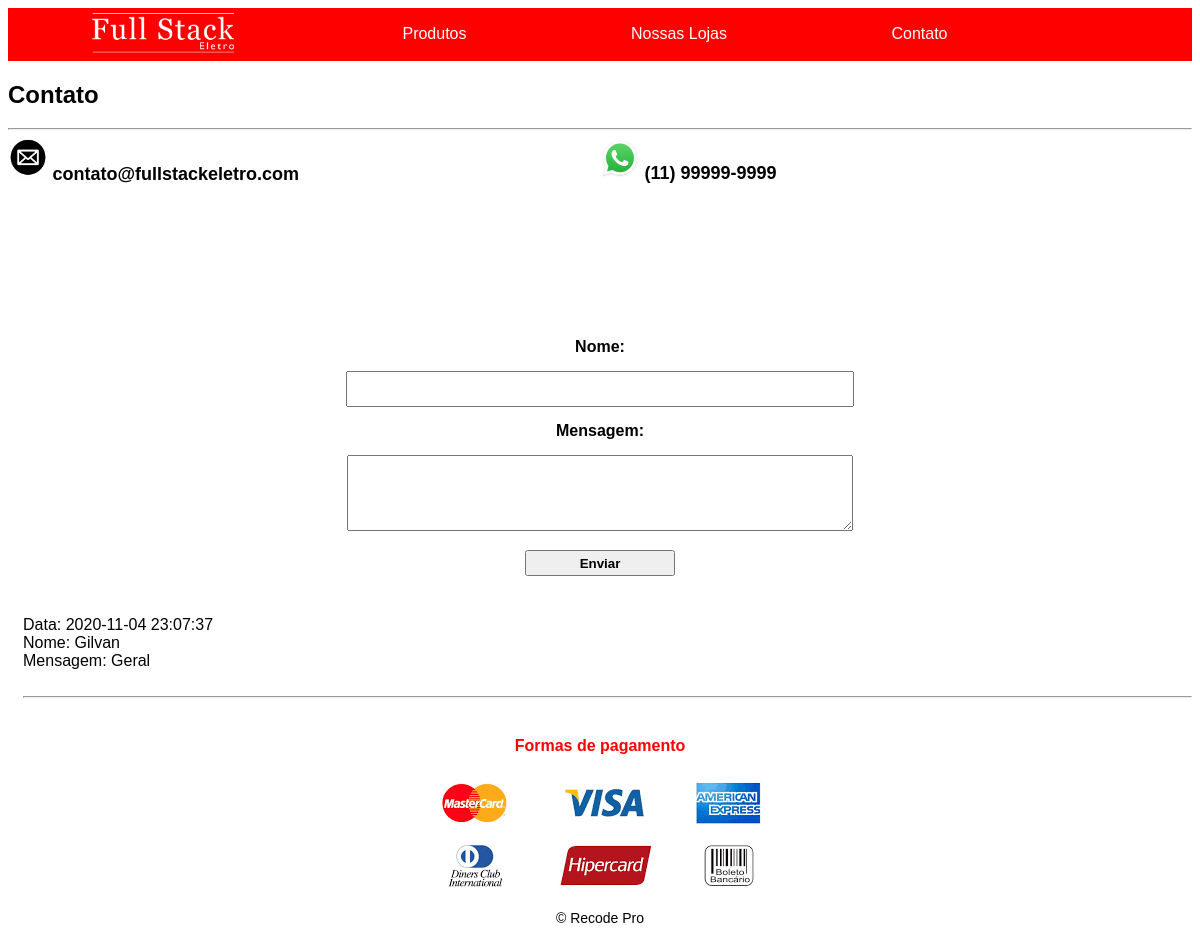
The app's page /contato.php with its own data.
### tables this page shows
CREATE TABLE IF NOT EXISTS `comentarios` (
  `id` int(11) NOT NULL AUTO_INCREMENT,
  `nome` varchar(100) DEFAULT NULL,
  `msg` varchar(300) DEFAULT NULL,
  `data` datetime DEFAULT CURRENT_TIMESTAMP,
  PRIMARY KEY (`id`)
);

### contato.php (the view, shortened to what this page needs)
<?php
   include_once('conexao.php');
?>
<!DOCTYPE html>
<html lang="pt-br">
    <head>
        <link rel="stylesheet" type="text/css" href="./css/estilo.css" />
    </head>
    <body>
        <header id="cabecalho">
            <?php include('menu.php');?>
            <h2>Contato</h2>
            <hr />
        </header>
        <main id="conteudo">
            <section class="contato">
                <img src="./imagens/e-mail.jpg" width="40px">
                <p class="destaque">contato@fullstackeletro.com</p>
            </section>
            <section class="contato">
                <img src="./imagens/WhatsApp.svg" width="40px">
                <p class="destaque">(11) 99999-9999</p>
            </section>
            <section class="form">
                <form method="post" action="">
                    <label for="nome"><b>Nome:</b></label>
                    <br>
                    <input type="text" name="nome" id="nome" />
                    <br>
                    <label for="msg"><b>Mensagem:</b></label>
                    <br>
                    <textarea name="msg" id="msg"></textarea>
                    <br>
                    <button type="submit" name="envia">Enviar</button>
                </form>
                <?php
                $sql = "select * from comentarios";
                $result = $conn->query($sql);
                if($result->num_rows > 0){
                    while($rows = $result->fetch_assoc()){
                        echo "<div class='livro-visita'>";
                        echo "Data: ", $rows['data'], "<br>";
                        echo "Nome: ", $rows['nome'], "<br>";
                        echo "Mensagem: ", $rows['msg'], "<br>";
                        echo "<br><hr />";
                        echo "</div>";
                  }
                }else{
                    echo "<div class='livro-visita'>";
                    echo "Nenhum comentário ainda";
                    echo "<hr />";
                    echo "</div>";
                }
              ?>
            </section>
        </main>
        <footer id="rodape">
            <p class="pagamento">Formas de pagamento</p>
            <img src="./imagens/pagamentos.jpg" alt="Formas de Pagamento"  />
            <p class="copy">&copy; Recode Pro</p>
        </footer>
    </body>
</html>

### css/estilo.css (style rules this page uses)
body { font-family: Arial, Helvetica, sans-serif; background-color: #fff; }
#cabecalho { width: 100%; margin: 0; float: left; }
#conteudo { min-height: 300px; width: 100%; margin: 0; float: left; }
.contato { width: 50%; float: left; height: 200px; }
.form { width: 100%; text-align: center; }
.form input { width: 500px; height: 30px; margin: 15px; }
.form textarea { width: 500px; height: 70px; margin: 15px; }
.form button { width: 150px; height: 26px; font-weight: bold; margin-bottom: 30px; }
.form .livro-visita { width: auto; height: auto; text-align: left; padding: 10px 0 15px 15px; }
.destaque { font-weight: bold; display: inline-block; font-size: large; }
#rodape { margin: 0; text-align: center; width: 100%; float: left; }
p.pagamento { color:red; font-weight: bold; }
p.copy { font-size: 14px; }

### records on screen
comentarios: data "2020-11-04 23:07:37", nome "Gilvan", msg "Geral"
